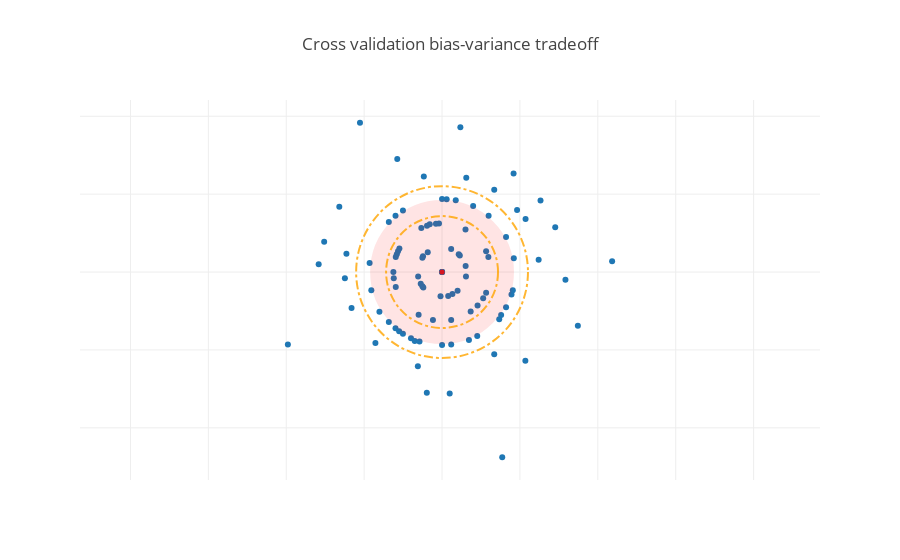

Here is the notebook cell this chart was saved with:
### Code cell
# visualize cross validation accuracy
fig = {
    'data': [score_trace],
    'layout': cross_validation_layout
}

iplot(fig, show_link=False)
